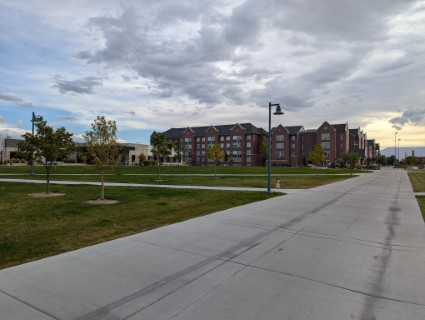
#> input picture images/campus/img1.jpg, 425 x 320 px
$ python image_stitching.py
#> lines starting #> are read from the running program, lines starting #| are printed output that depends on the picture
import cv2
import numpy as np


def detect_and_compute(image):
    sift = cv2.SIFT_create()

    keypoints, descriptors = sift.detectAndCompute(image, None)
    return keypoints, descriptors


def match_descriptors(des1, des2):
    FLANN_INDEX_KDTREE = 1
    index_params = dict(algorithm = FLANN_INDEX_KDTREE, trees = 5)
    search_params = dict(checks=50)

    flann = cv2.FlannBasedMatcher(index_params, search_params)
    matches = flann.knnMatch(des1, des2, k=2)

    good_matches = []
    for m, n in matches:
        if m.distance < 0.7 * n.distance:
            good_matches.append(m)

    return good_matches


def stitch_images(img1, img2):
    gray1 = cv2.cvtColor(img1, cv2.COLOR_BGR2GRAY)
    gray2 = cv2.cvtColor(img2, cv2.COLOR_BGR2GRAY)

    kp1, des1 = detect_and_compute(gray1)
    kp2, des2 = detect_and_compute(gray2)

    matches = match_descriptors(des1, des2)

    # result_image = cv2.drawMatches(img1, kp1, img2, kp2, matches, None, flags=2)
    # cv2.imshow("matches", result_image)
    # cv2.waitKey(0)
    src_pts = np.float32([kp1[m.queryIdx].pt for m in matches]).reshape(-1, 1, 2)
    dst_pts = np.float32([kp2[m.trainIdx].pt for m in matches]).reshape(-1, 1, 2)

    H, _ = cv2.findHomography(src_pts, dst_pts, cv2.RANSAC, 5.0)
    # H, _ = cv2.findHomography(src_pts, dst_pts, cv2.LMEDS)

    height, width = img2.shape[:2]
    panorama = cv2.warpPerspective(img1, H, (width + img1.shape[1], height))

    panorama[0:height, 0:width] = img2
    cv2.imshow('img', panorama)
    cv2.waitKey(0)
    return panorama


def main() -> None:
    images = [cv2.imread('../images/campus/img1.jpg'),
              cv2.imread('../images/campus/img2.jpg'),
              cv2.imread('../images/campus/img3.jpg'),
              cv2.imread('../images/campus/img4.jpg')]
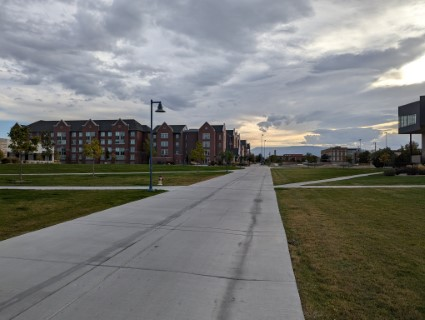
#> input picture images/campus/img2.jpg, 425 x 320 px
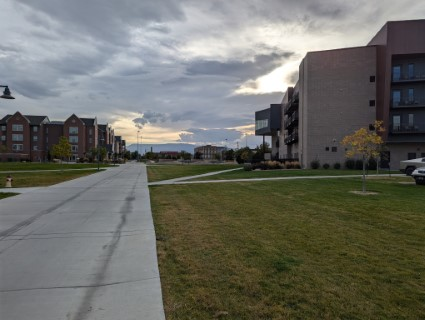
#> input picture images/campus/img3.jpg, 425 x 320 px
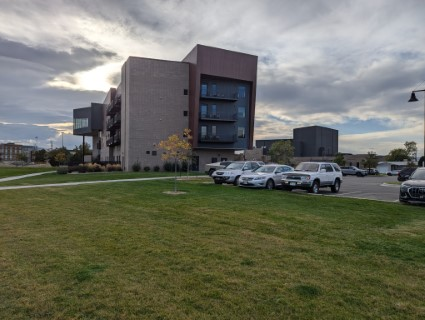
#> input picture images/campus/img4.jpg, 425 x 320 px


    panorama1 = stitch_images(images[3], images[2])
#> in stitch_images, img1 is the input picture: shape (320, 425, 3); mean B, G, R 98.4, 111.7, 110
#> in stitch_images, img2 is the input picture: shape (320, 425, 3); mean B, G, R 100, 107.2, 106.6
#> in detect_and_compute, `keypoints, descriptors = sift.detectAndCompute(image, None)`: keypoints = 598 keypoints; strongest (x, y, size): (413, 98, 5.2), (98, 81, 22.2), (214, 174, 2.7), (273, 121, 25.9)
#> in stitch_images, `kp1, des1 = detect_and_compute(gray1)`: kp1 has the same summary as keypoints in detect_and_compute
#> in detect_and_compute (call 2), `keypoints, descriptors = sift.detectAndCompute(image, None)`: keypoints = 452 keypoints; strongest (x, y, size): (276, 83, 20.4), (293, 85, 2.7), (415, 172, 3.5), (7, 94, 6.1)
#> in stitch_images, `kp2, des2 = detect_and_compute(gray2)`: kp2 has the same summary as keypoints in detect_and_compute
#> in match_descriptors, `matches = flann.knnMatch(des1, des2, k=2)`: matches = 598 matches
#> after the loop in match_descriptors, `for m, n in matches:`: good_matches = 111 matches
#> in stitch_images, `src_pts = np.float32([kp1[m.queryIdx].pt for m in matches]).reshape(-1..`: src_pts = 111 rows, first 8: [23.24, 158.1], [30.58, 142.1], [33.21, 164.9], [40.44, 164.8], [43.01, 150.9], [46.08, 144.8], [50.63, 162.4], [50.69, 125.2]
#> in stitch_images, `dst_pts = np.float32([kp2[m.trainIdx].pt for m in matches]).reshape(-1..`: dst_pts = 111 rows, first 8: [217.1, 156.9], [222.1, 143.5], [224.7, 162.6], [229.3, 162.6], [231.6, 150.1], [233, 145.6], [237.1, 160.2], [237.5, 128.1]
#> in stitch_images, `H, _ = cv2.findHomography(src_pts, dst_pts, cv2.RANSAC, 5.0)`: H = [[0.333, -0.0196, 201.4], [-0.258, 0.788, 30.78], [-0.00156, -8.46e-05, 1]]
    panorama2 = stitch_images(panorama1, images[1])
#> in stitch_images (call 2), `gray2 = cv2.cvtColor(img2, cv2.COLOR_BGR2GRAY)`:
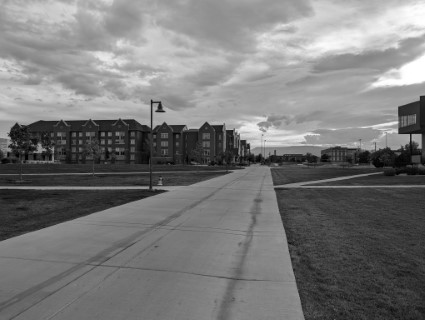
#> gray2: shape (320, 425); min 0, max 255, mean 120.7
#> in stitch_images, img2 is the input picture: shape (320, 425, 3); mean B, G, R 118.3, 121.3, 120.6
#> in detect_and_compute (call 3), `keypoints, descriptors = sift.detectAndCompute(image, None)`: keypoints = 744 keypoints; strongest (x, y, size): (276, 83, 20.4), (293, 85, 2.7), (415, 172, 3.5), (7, 94, 6.1)
#> in stitch_images (call 2), `kp1, des1 = detect_and_compute(gray1)`: kp1 has the same summary as keypoints in detect_and_compute
#> in detect_and_compute (call 4), `keypoints, descriptors = sift.detectAndCompute(image, None)`: keypoints = 550 keypoints; strongest (x, y, size): (417, 138, 6.2), (40, 149, 5.6), (160, 107, 3.2), (402, 130, 5.6)
#> in stitch_images (call 2), `kp2, des2 = detect_and_compute(gray2)`: kp2 has the same summary as keypoints in detect_and_compute
#> in match_descriptors (call 2), `matches = flann.knnMatch(des1, des2, k=2)`: matches = 744 matches
#> after the loop in match_descriptors (call 2), `for m, n in matches:`: good_matches = 130 matches
#> in stitch_images (call 2), `src_pts = np.float32([kp1[m.queryIdx].pt for m in matches]).reshape(-1..`: src_pts = 130 rows, first 8: [4.21, 132.8], [9.69, 159.7], [17.55, 113.7], [17.55, 113.7], [21.4, 159.9], [21.4, 159.9], [23.16, 113], [29.65, 117]
#> in stitch_images (call 2), `dst_pts = np.float32([kp2[m.trainIdx].pt for m in matches]).reshape(-1..`: dst_pts = 130 rows, first 8: [154.8, 140.1], [158.9, 162.5], [164.4, 123.8], [164.4, 123.8], [166.8, 162.5], [166.8, 162.5], [168.4, 123.5], [172.5, 126]
#> in stitch_images (call 2), `H, _ = cv2.findHomography(src_pts, dst_pts, cv2.RANSAC, 5.0)`: H = [[0.473, -0.0193, 154.4], [-0.197, 0.808, 32.5], [-0.00122, -2.98e-05, 1]]
    panorama3 = stitch_images(panorama2, images[0])
#> in stitch_images (call 3), `gray1 = cv2.cvtColor(img1, cv2.COLOR_BGR2GRAY)`:
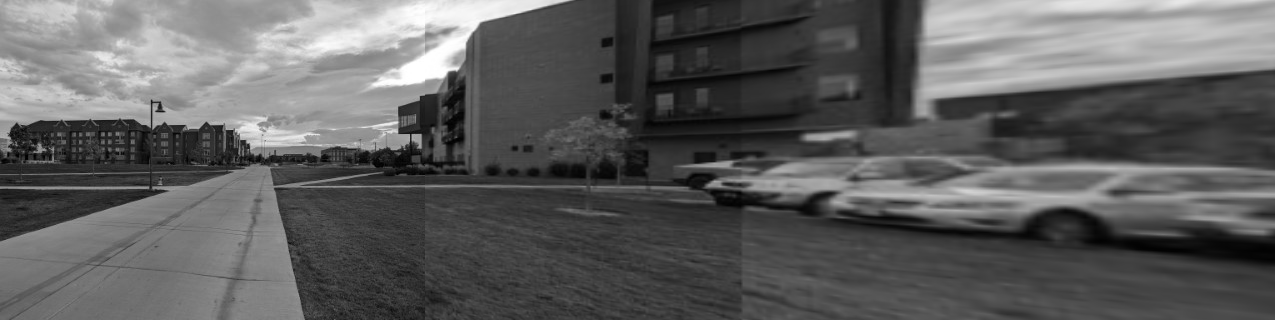
#> gray1: shape (320, 1275); min 0, max 255, mean 94.3
#> in stitch_images (call 3), `gray2 = cv2.cvtColor(img2, cv2.COLOR_BGR2GRAY)`:
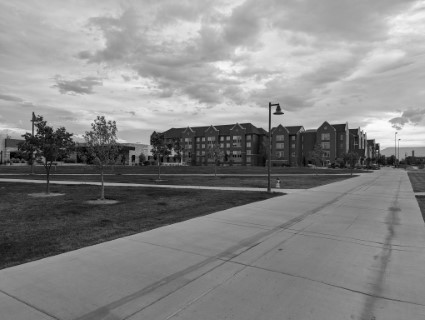
#> gray2: shape (320, 425); min 0, max 252, mean 135.1
#> in stitch_images, img2 is the input picture: shape (320, 425, 3); mean B, G, R 136, 136.1, 133
#> in detect_and_compute (call 5), `keypoints, descriptors = sift.detectAndCompute(image, None)`: keypoints = 796 keypoints; strongest (x, y, size): (430, 69, 26.7), (417, 138, 6.7), (456, 68, 3.9), (452, 76, 6.9)
#> in stitch_images (call 3), `kp1, des1 = detect_and_compute(gray1)`: kp1 has the same summary as keypoints in detect_and_compute
#> in detect_and_compute (call 6), `keypoints, descriptors = sift.detectAndCompute(image, None)`: keypoints = 513 keypoints; strongest (x, y, size): (270, 105, 2.6), (35, 133, 2.3), (377, 146, 3.2), (371, 142, 4.3)
#> in stitch_images (call 3), `kp2, des2 = detect_and_compute(gray2)`: kp2 has the same summary as keypoints in detect_and_compute
#> in match_descriptors (call 3), `matches = flann.knnMatch(des1, des2, k=2)`: matches = 796 matches
#> after the loop in match_descriptors (call 3), `for m, n in matches:`: good_matches = 166 matches
#> in stitch_images (call 3), `src_pts = np.float32([kp1[m.queryIdx].pt for m in matches]).reshape(-1..`: src_pts = 166 rows, first 8: [8.29, 153.6], [9.35, 149.7], [12.1, 157], [13.6, 161], [23.28, 147.1], [23.87, 71.74], [25.25, 120.6], [25.94, 75.94]
#> in stitch_images (call 3), `dst_pts = np.float32([kp2[m.trainIdx].pt for m in matches]).reshape(-1..`: dst_pts = 166 rows, first 8: [148.8, 156.9], [150.6, 154], [151.6, 159.8], [152.7, 163], [161.3, 151.4], [159.6, 87.08], [161.5, 128.7], [160.8, 90.43]
#> in stitch_images (call 3), `H, _ = cv2.findHomography(src_pts, dst_pts, cv2.RANSAC, 5.0)`: H = [[0.526, 0.00409, 142.7], [-0.179, 0.829, 29.7], [-0.0011, 2.47e-06, 1]]
#> in stitch_images (call 3), `panorama[0:height, 0:width] = img2`:
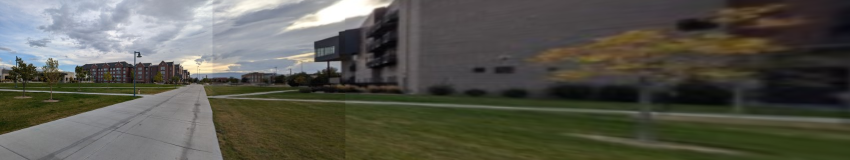
#> panorama: shape (320, 1700, 3) (shown at 1/2 size); mean B, G, R 77.2, 87, 87.2

    cv2.imshow('panorama', panorama3)
    cv2.waitKey(0)


if __name__ == '__main__':
    main()
